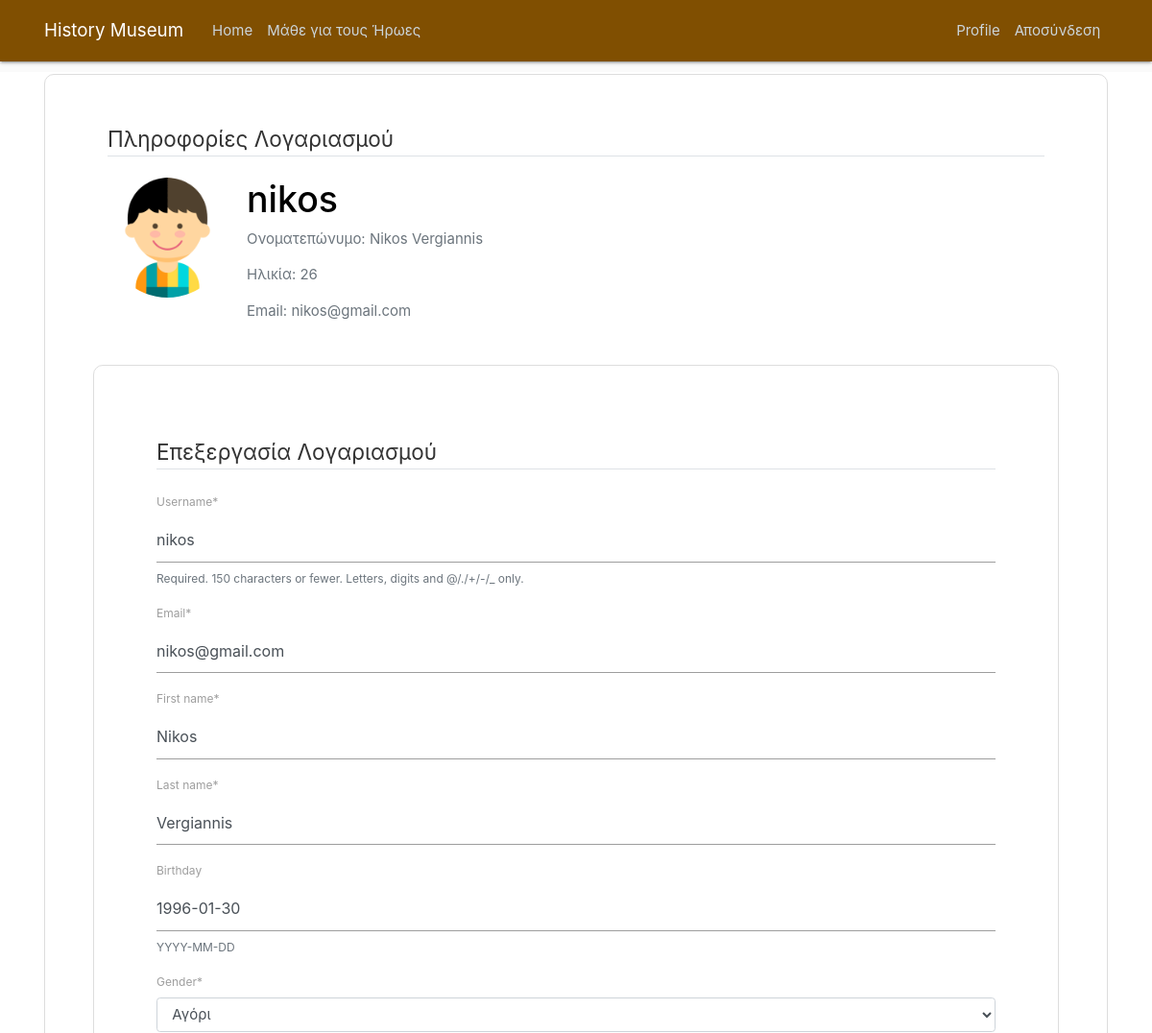
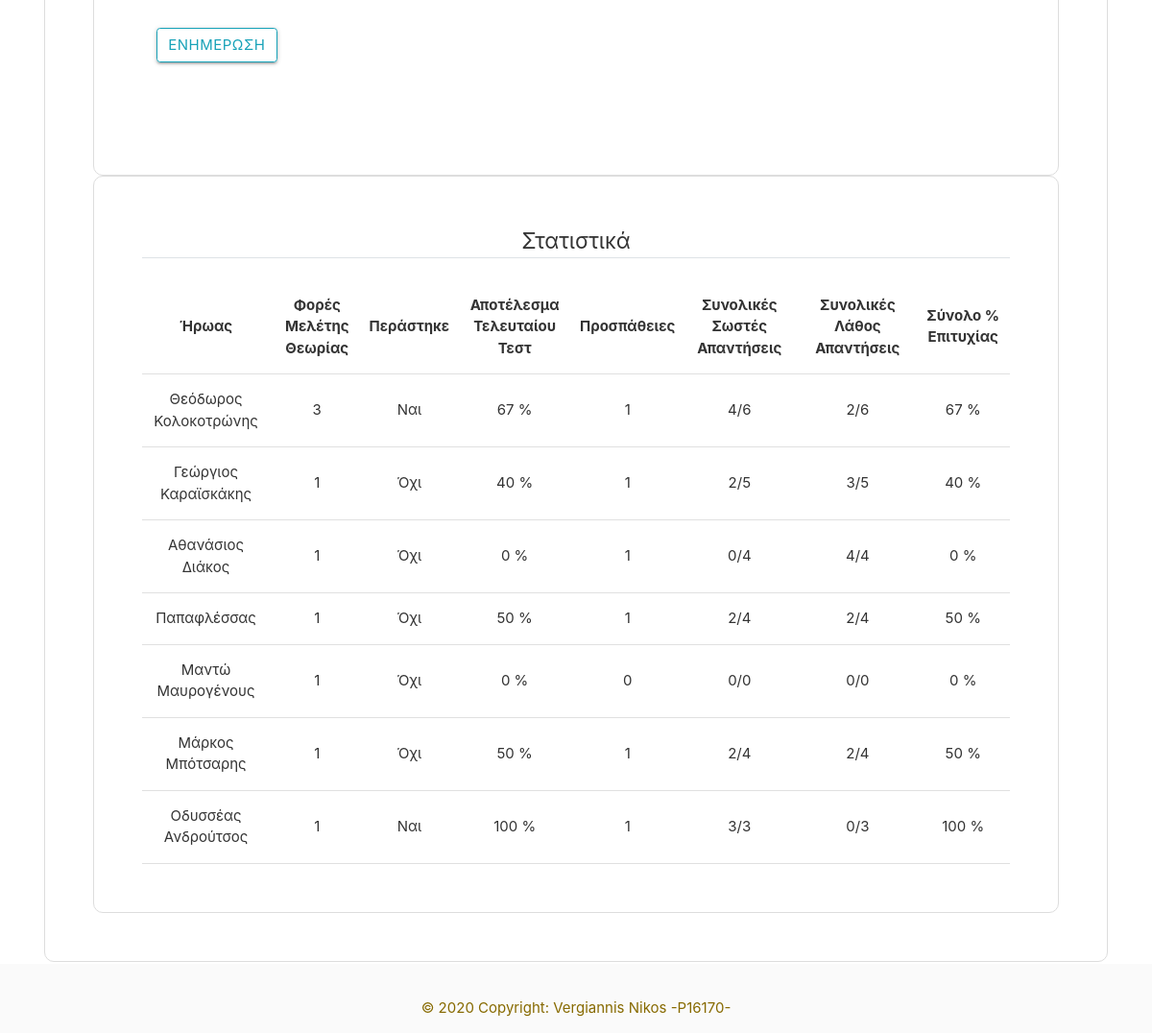
The app's page /profile/ (signed in) with its own data (2 pictures, top to bottom).
### users/models.py (models this page shows, shortened)
class Student(models.Model):
    user = models.OneToOneField(User, on_delete=models.CASCADE)
    image = models.ImageField(upload_to='profile_pics', null=True)
    first_name = models.CharField(default="", max_length=50)
    last_name = models.CharField(default="", max_length=50)
    birthday = models.DateField(null=True, blank=True, help_text="YYYY-MM-DD")
    gender = models.CharField(choices=GENDER_CHOICES,max_length=1)
    hero_studying = models.PositiveIntegerField(default=1)
    test_taking = models.PositiveIntegerField(default=1)
    def age(self):
        if self.birthday is None:
            pass
        else:
         return int((datetime.date.today() - self.birthday).days / 365.25)

### HistoryMuseum/models.py (models this page shows, shortened)
class Statistics(models.Model):
    user = models.ForeignKey(User, on_delete= models.CASCADE)
    test = models.ForeignKey(Test, on_delete=models.CASCADE)
    score = models.PositiveIntegerField(default=0)
    times_read = models.PositiveIntegerField(default=0)
    times_taken = models.PositiveIntegerField(default=0)
    answers_total = models.PositiveIntegerField(default=0)
    answers_correct = models.PositiveIntegerField(default=0)
    answers_wrong = models.PositiveIntegerField(default=0)
    success_rate = models.FloatField(default=0.0)
    passed = models.BooleanField(default=False)

class Test(models.Model):
    id = models.PositiveIntegerField(primary_key=True)
    title = models.CharField(max_length=100, null=False)
    user = models.ForeignKey(settings.AUTH_USER_MODEL, related_name='test', on_delete=models.CASCADE)

### users/views.py (the view)
# urls.py: path('profile/', profile, name='profile'),
@login_required
def profile(request):
    if request.method == 'POST':
           u_form = UserUpdateForm(request.POST, instance=request.user)
           p_form = ProfileUpdateForm(request.POST,
                                      request.FILES,
                                      instance=request.user.student)
           if u_form.is_valid() and p_form.is_valid():
              user = u_form.save()
              user.refresh_from_db()
              p_form.save()
              messages.success(request, f'Ο λογαριασμός σας ενημερώθηκε!')
              return redirect('profile')
    else:
        u_form = UserUpdateForm(instance=request.user)
        p_form = ProfileUpdateForm(instance=request.user.student)
        stats = Statistics.objects.filter(user=request.user)
    context = {
                'u_form': u_form,
                'p_form': p_form,
                'stats' : stats,
            }
    return render(request,'users/profile.html', context)

### users/forms.py
class UserUpdateForm(forms.ModelForm):
    email = forms.EmailField()
    class Meta:
        model = User
        fields = ['username', 'email']

class ProfileUpdateForm(forms.ModelForm):
    class Meta:
        model = Student
        fields = ['first_name', 'last_name', 'birthday', 'gender']

### users/templates/users/profile.html (shortened to what this page needs)
{% extends "HistoryMuseum/base.html" %}
{% load crispy_forms_tags %}
{% block content %}
    <div class="content-section float-center">
        <div class="col-12 pt-8 pb-2 mb-4">
        <legend class="border-bottom mb-4">Πληροφορίες Λογαριασμού</legend>
      <div class="media">
        <img class="rounded-circle account-img" src="{{ user.student.image.url }}">
        <div class="media-body">
          <h2 class="account-heading">{{ user.username }}</h2>
            <p class="text-secondary">Ονοματεπώνυμο: {{ user.student.first_name }} {{ user.student.last_name }}</p>
            <p class="text-secondary">Ηλικία: {{ user.student.age }}</p>
            <p class="text-secondary">Email: {{ user.email }}</p>
        </div>
      </div>
    </div>
    <div class="content-section">
      <div class="col-12 pt-4 pb-5 mb-2">
    <form method="POST" enctype="multipart/form-data">
          <fieldset class="form-group">
              <legend class="border-bottom mb-4">Επεξεργασία Λογαριασμού</legend>
              {{ u_form|crispy }}
              {{ p_form|crispy }}
          </fieldset>
          <div class="form-group">
              <button class="btn btn-outline-info" type="submit">Ενημέρωση</button>
          </div>
        </form>
      </div>
</div>
<div class ="content-section">
<legend class="border-bottom mb-4 center">Στατιστικά</legend>
<table class="centered">
    <thead>
    <tr>
        <th>Ήρωας</th>
        <th>Φορές Μελέτης Θεωρίας</th>
        <th>Περάστηκε</th>
        <th>Αποτέλεσμα Τελευταίου Τεστ</th>
        <th>Προσπάθειες</th>
        <th>Συνολικές Σωστές Απαντήσεις</th>
        <th>Συνολικές Λάθος Απαντήσεις</th>
        <th>Σύνολο % Επιτυχίας</th>
    </tr>
    </thead>
    <tbody>
    {% for stat in stats %}
        <tr>
            <td>{{ stat.test.title }}</td>
            <td>{{ stat.times_read }}</td>
            <td>{% if stat.passed %} Ναι {% else %} Όχι {% endif %}</td>
            <td>{{ stat.score|floatformat:0 }} %</td>
            <td>{{ stat.times_taken }}</td>
            <td>{{ stat.answers_correct }}/{{ stat.answers_total }}</td>
            <td>{{ stat.answers_wrong }}/{{ stat.answers_total }}</td>
            <td>{{ stat.success_rate|floatformat:0 }} %</td>
        </tr>
    {% endfor %}
    </tbody>
</table>
</div>
</div>
{% endblock %}

### HistoryMuseum/static/historymuseum/main.css (style rules this page uses)
body { background: #fafafa; color: #333333; margin-top: 5rem; width:100%; }
h1, h2, h3, h4, h5, h6 { color: #000000; }
.content-section { background: #ffffff; padding: 50px 50px; border: 1px solid #dddddd; border-radius: 10px; margin:0 auto; }
.account-img { height: 125px; width: 125px; margin-right: 20px; margin-bottom: 16px; }
.account-heading { font-size: 2.5rem; }
.center { display:block; margin-left:auto; margin-right:auto; width:100%; }

### records on screen
Student: first_name "Nikos", last_name "Vergiannis", birthday "1996-01-30", gender "Αγόρι"
Statistics: test "Θεόδωρος Κολοκοτρώνης", times_read "3", passed "Ναι", score "67", times_taken "1", answers_correct "4", answers_total "6", answers_wrong "2", success_rate "67"
Statistics: test "Γεώργιος Καραϊσκάκης", times_read "1", passed "Όχι", score "40", times_taken "1", answers_correct "2", answers_total "5", answers_wrong "3", success_rate "40"
Statistics: test "Αθανάσιος Διάκος", times_read "1", passed "Όχι", score "0", times_taken "1", answers_correct "0", answers_total "4", answers_wrong "4", success_rate "0"
Statistics: test "Παπαφλέσσας", times_read "1", passed "Όχι", score "50", times_taken "1", answers_correct "2", answers_total "4", answers_wrong "2", success_rate "50"
Statistics: test "Μαντώ Μαυρογένους", times_read "1", passed "Όχι", score "0", times_taken "0", answers_correct "0", answers_total "0", answers_wrong "0", success_rate "0"
Statistics: test "Μάρκος Μπότσαρης", times_read "1", passed "Όχι", score "50", times_taken "1", answers_correct "2", answers_total "4", answers_wrong "2", success_rate "50"
Statistics: test "Οδυσσέας Ανδρούτσος", times_read "1", passed "Ναι", score "100", times_taken "1", answers_correct "3", answers_total "3", answers_wrong "0", success_rate "100"

### other values on screen
{{ user.username }} "nikos"
{{ user.student.first_name }} "Nikos"
{{ user.student.last_name }} "Vergiannis"
{{ user.student.age }} "26"
{{ user.email }} "nikos@gmail.com"
